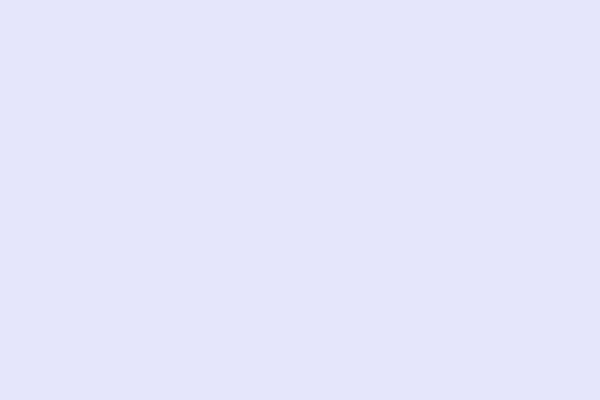
Frame 1 (no input)
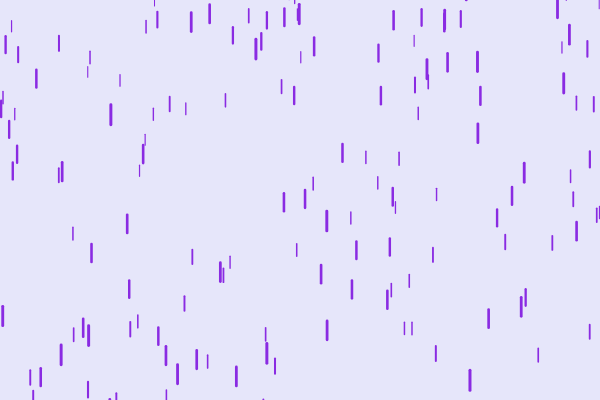
Frame 60 (no input)
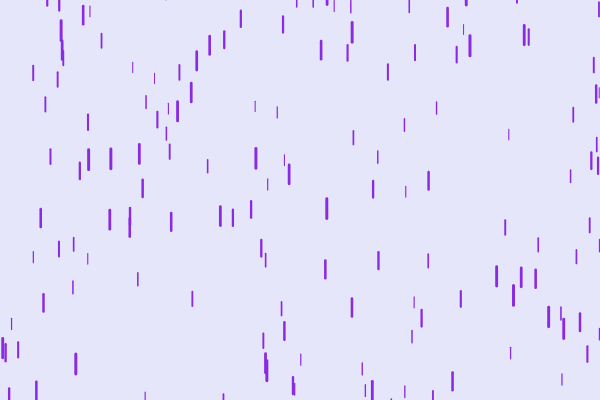
Frame 120 (the mouse pressed at the canvas centre since frame 60)

The p5.js sketch that drew these frames (run headless with seeded random() and noise() and a simulated clock; from frame 60 on, the mouse is pressed at the canvas centre):

// p5.js sketch
// ── sketch.js
const dropsNum = 250
let drops = []

function setup() {
  createCanvas(600, 400)
  for (let i = 0; i < dropsNum; i++) {
    drops[i] = new Drop()
  }
}

function draw() {
  background(230, 230, 250)
  for (let d of drops) {
    d.show()
    d.fall()
  }
}

// ── drop.js
class Drop {
  constructor () {
    this.x = random(width)
    this.y = random(-500, -50)
    this.z = random(20)
    this.len = map(this.z, 0, 20, 10, 20)
    this.ySpeed = map(this.z, 0, 20, 1, 20)
  }

  fall () {
    let grav = map(this.z, 0, 20, 0, 0.2)
    this.y += this.ySpeed
    this.ySpeed += grav

    if (this.y > height) {
      this.y = random(-500, -50)
      this.ySpeed = map(this.z, 0, 20, 4, 20)
    }
  }

  show () {
    let thick = map(this.z, 0, 20, 1, 3)
    strokeWeight(thick)
    stroke(138, 43, 226)
    line(this.x, this.y, this.x, this.y + this.len)
  }

}
